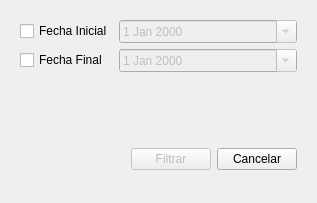
<?xml version="1.0" encoding="UTF-8"?>
<ui version="4.0">
 <class>frame_3</class>
 <widget class="QFrame" name="frame_3">
  <property name="geometry">
   <rect>
    <x>0</x>
    <y>0</y>
    <width>317</width>
    <height>203</height>
   </rect>
  </property>
  <property name="windowTitle">
   <string>Blue POS - Filtrar Ventas</string>
  </property>
  <layout class="QVBoxLayout" name="verticalLayout">
   <item>
    <widget class="QFrame" name="frame">
     <property name="frameShape">
      <enum>QFrame::NoFrame</enum>
     </property>
     <property name="frameShadow">
      <enum>QFrame::Raised</enum>
     </property>
     <layout class="QGridLayout" name="gridLayout">
      <item row="1" column="0">
       <widget class="QCheckBox" name="final_sale_date_check_box">
        <property name="text">
         <string>Fecha Final</string>
        </property>
       </widget>
      </item>
      <item row="1" column="1">
       <widget class="QDateEdit" name="final_date_edit">
        <property name="enabled">
         <bool>false</bool>
        </property>
        <property name="calendarPopup">
         <bool>true</bool>
        </property>
       </widget>
      </item>
      <item row="0" column="0">
       <widget class="QCheckBox" name="initial_sale_date_check_box">
        <property name="sizePolicy">
         <sizepolicy hsizetype="Maximum" vsizetype="Maximum">
          <horstretch>0</horstretch>
          <verstretch>0</verstretch>
         </sizepolicy>
        </property>
        <property name="text">
         <string>Fecha Inicial</string>
        </property>
       </widget>
      </item>
      <item row="0" column="1">
       <widget class="QDateEdit" name="initial_date_edit">
        <property name="enabled">
         <bool>false</bool>
        </property>
        <property name="calendarPopup">
         <bool>true</bool>
        </property>
       </widget>
      </item>
     </layout>
    </widget>
   </item>
   <item>
    <spacer name="verticalSpacer">
     <property name="orientation">
      <enum>Qt::Vertical</enum>
     </property>
     <property name="sizeType">
      <enum>QSizePolicy::Fixed</enum>
     </property>
     <property name="sizeHint" stdset="0">
      <size>
       <width>20</width>
       <height>40</height>
      </size>
     </property>
    </spacer>
   </item>
   <item>
    <widget class="QFrame" name="frame_2">
     <property name="frameShape">
      <enum>QFrame::NoFrame</enum>
     </property>
     <property name="frameShadow">
      <enum>QFrame::Raised</enum>
     </property>
     <layout class="QHBoxLayout" name="horizontalLayout">
      <item>
       <spacer name="horizontalSpacer">
        <property name="orientation">
         <enum>Qt::Horizontal</enum>
        </property>
        <property name="sizeHint" stdset="0">
         <size>
          <width>40</width>
          <height>20</height>
         </size>
        </property>
       </spacer>
      </item>
      <item>
       <widget class="QPushButton" name="filter_button">
        <property name="enabled">
         <bool>false</bool>
        </property>
        <property name="cursor">
         <cursorShape>PointingHandCursor</cursorShape>
        </property>
        <property name="text">
         <string>Filtrar</string>
        </property>
       </widget>
      </item>
      <item>
       <widget class="QPushButton" name="cancel_button">
        <property name="cursor">
         <cursorShape>PointingHandCursor</cursorShape>
        </property>
        <property name="text">
         <string>Cancelar</string>
        </property>
       </widget>
      </item>
     </layout>
    </widget>
   </item>
  </layout>
 </widget>
 <resources/>
 <connections/>
</ui>
